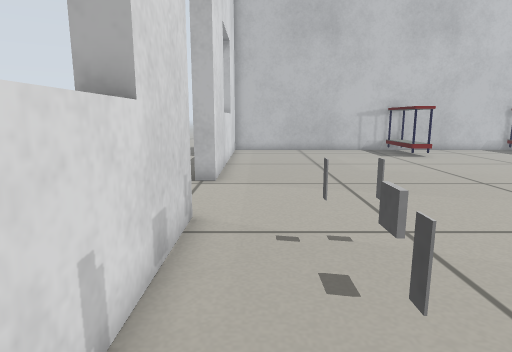
[1] (above)

18 first-person views from a walk through a Gazebo world. The camera is 0.46 m above the floor, tilts 10° down and sees 75° across. The floor is counted in squares, 0.2 m on a side. Each view is taken from the middle of a square. On the plan, view 1 faces up. The plan holds only what a view shows up to about 19 squares ahead; the rest is blank. Simple shapes stand in for some stock models.

[2]
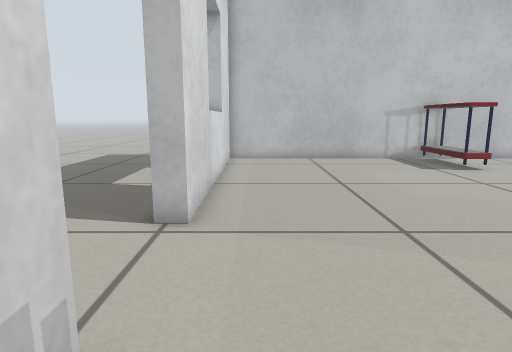

[3]
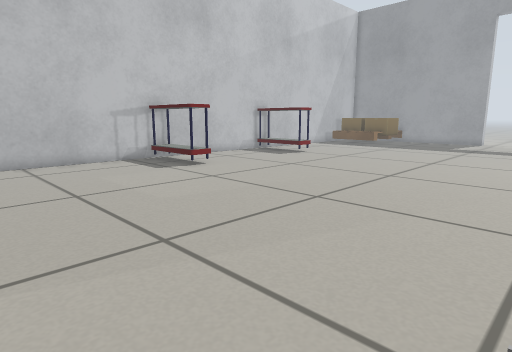

[4]
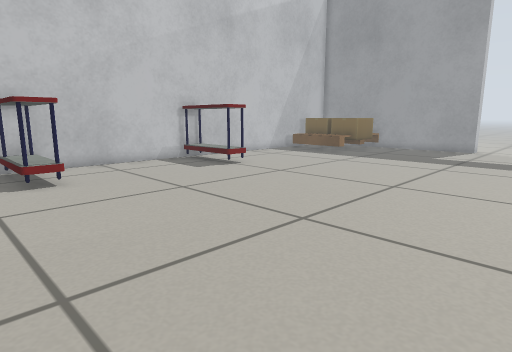

[5]
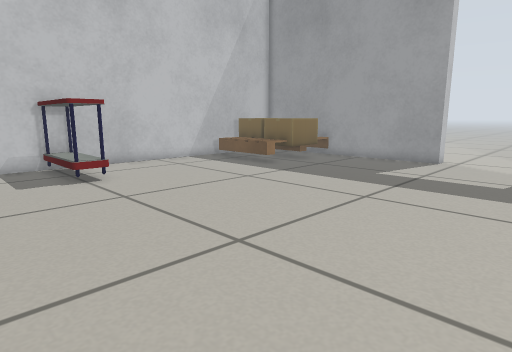

[6]
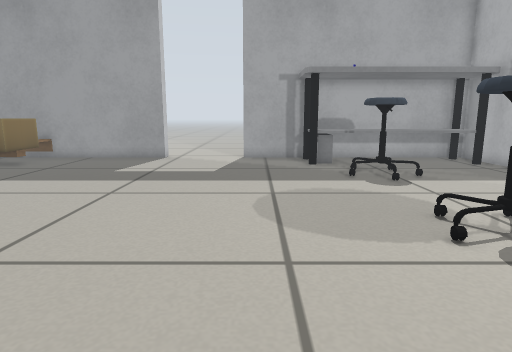

[7]
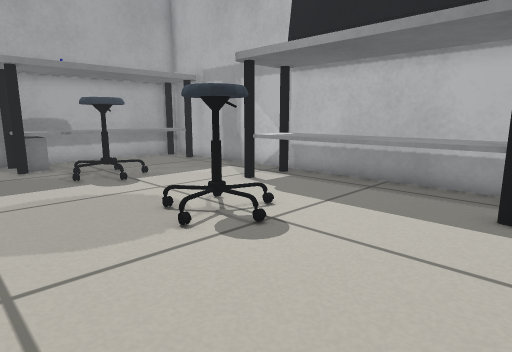

[8]
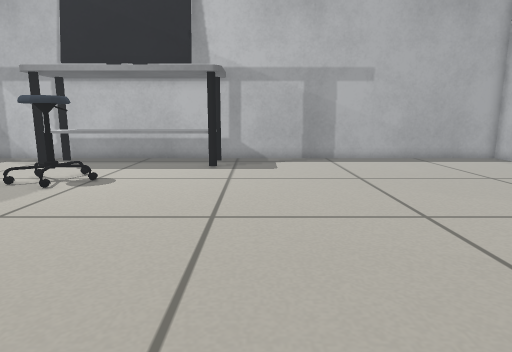

[9]
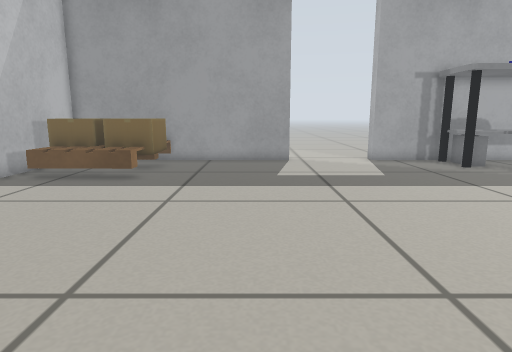

[10]
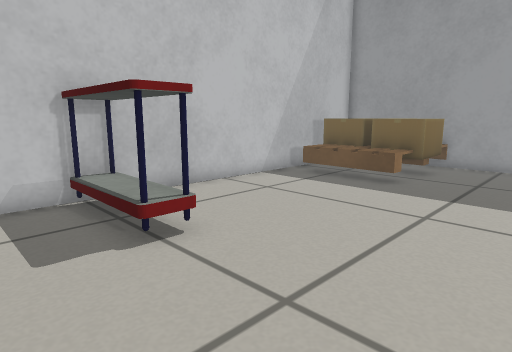

[11]
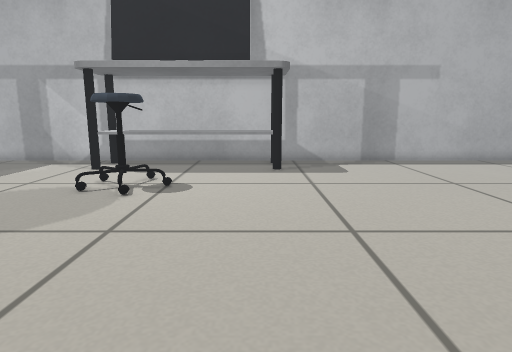

[12]
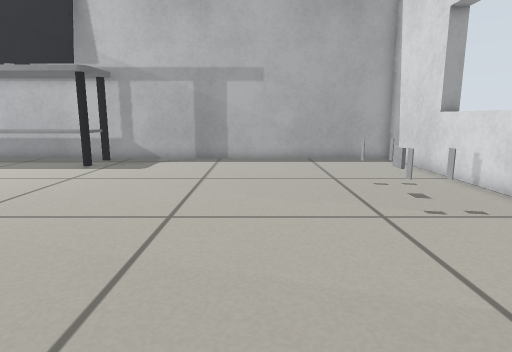

[13]
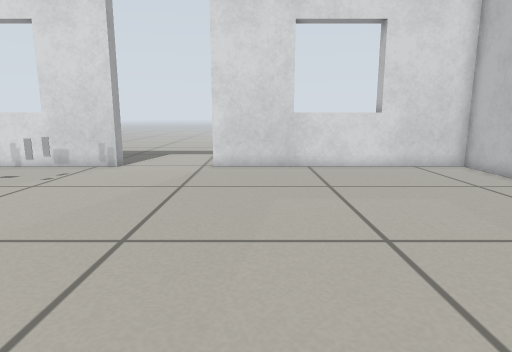

[14]
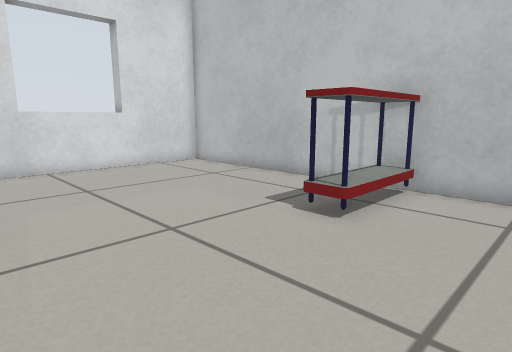

[15]
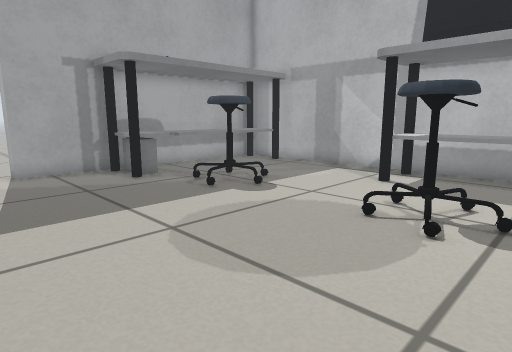

[16]
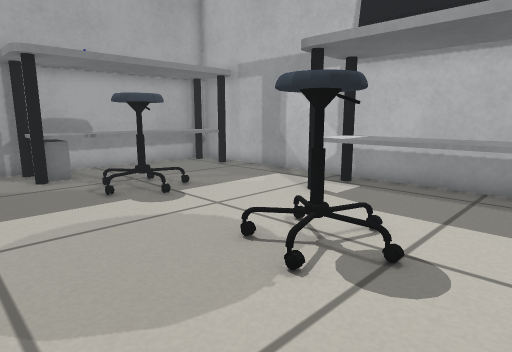

[17]
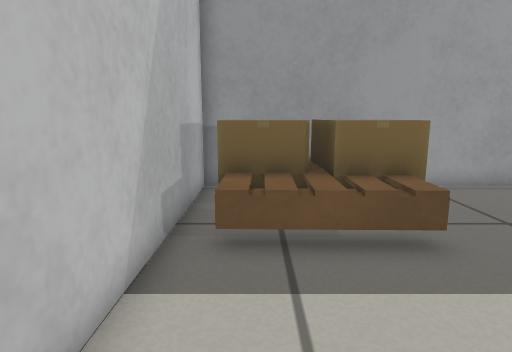

[18]
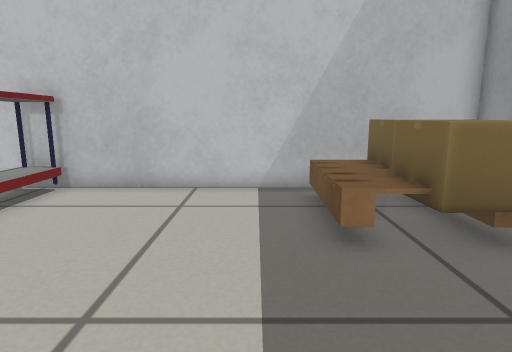

### Floor plan
Key: @ floor where view 1 was taken; # wall or solid block; . floor; D open door; C cart; S shelf; P pallet; B cardboard box; T table; L stool; A TV.
Columns run from 3 left of view 1 to 34 right of it. Each row starts with its distance up from view 1.
 24  ###################################
 23  #..........SS.......SS.......PB   #
 22  #..........SS.......SS.......PB   P
 21  #..........SS.......SS.......PBB  P
 20  #..........SS.......SS.......PBBB P
 19  #............................PBBBBP
 18  #.................................#
 17  #.................................#
 16 .#.................................#
 15 .#.................................#
 14 .#.................................#
 13 .#.................................##
 12 .D.................................DD.
 11 .D.................................DD.
 10 .D.................................DD.
  9 .D.................................DD
  8 .D.................................DD
  7  #.................................##
  6  #.................................#
  5  #...............................TT#
  4  #...C..........................TTT#
  3  #....................LL.....LL.TTT#
  2  #....................LL.....LL.T T#
  1  #....................LL.....LL.TTT#
  0  #.@............................TTT#
 -1  #..............................TTT#
 -2  #...............TTTTTTTTTT.....TTT#
 -3  #...............TTT    TTT.....TTT#
 -4  #...............TTTAAAATT......TTT#
 -5  ###################################

Positions as (right, up) in squares from view 1, and headings:
1: (0, 0), facing up
2: (0, 5), facing up
3: (0, 6), facing up-right
4: (7, 7), facing up-right
5: (14, 7), facing up-right
6: (13, 7), facing right
7: (13, 7), facing down-right
8: (12, 14), facing down
9: (14, 14), facing right
10: (15, 14), facing up-right
11: (15, 13), facing down
12: (6, 14), facing down
13: (14, 14), facing left
14: (14, 13), facing up-left
15: (17, 10), facing down-right
16: (16, 7), facing down-right
17: (21, 22), facing right
18: (25, 13), facing up
